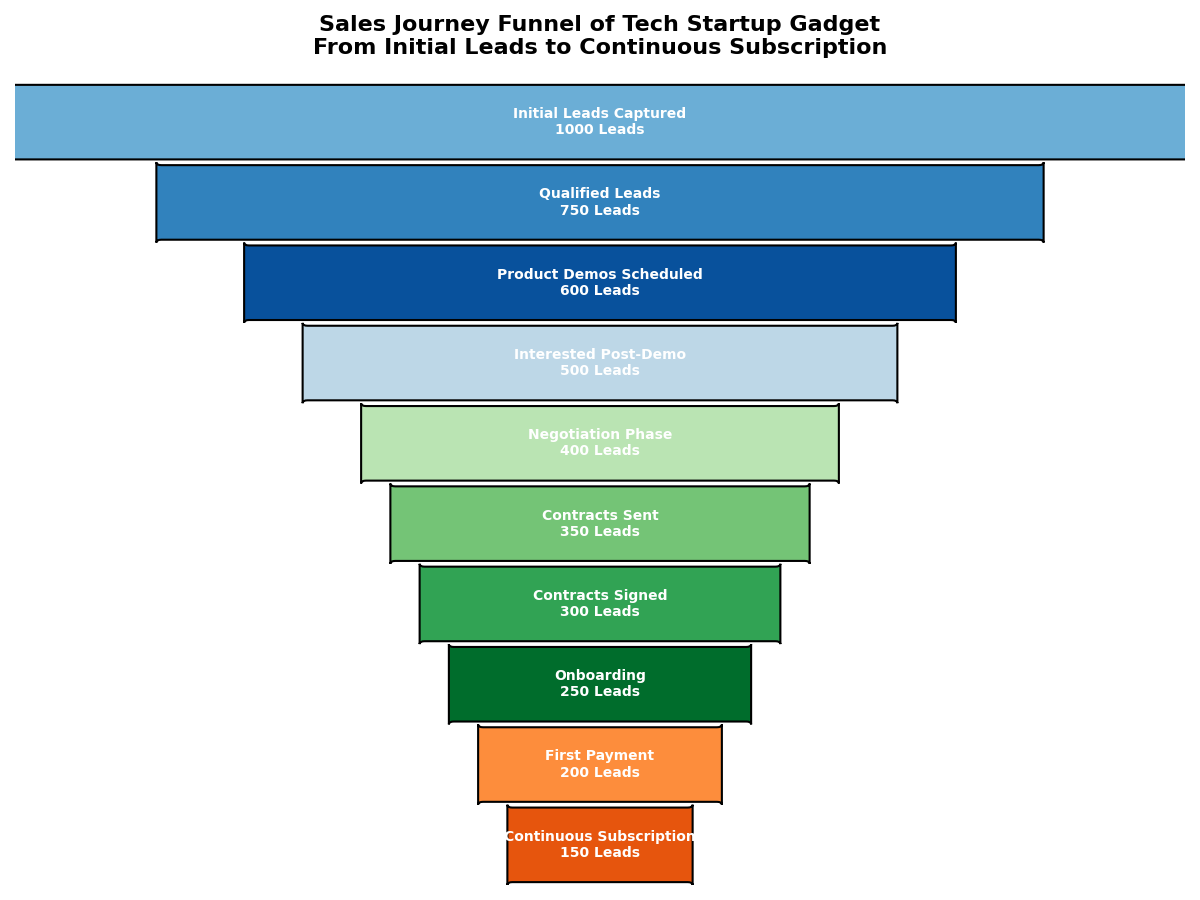

Write Python code to recreate this figure.
import matplotlib.pyplot as plt
import matplotlib.patches as patches

# Backstory:
# The chart will depict the sales journey of a tech startup's new gadget, from initial leads to finalized sales.

# Data for the stages and their respective values
stages = [
    "Initial Leads Captured",
    "Qualified Leads",
    "Product Demos Scheduled",
    "Interested Post-Demo",
    "Negotiation Phase",
    "Contracts Sent",
    "Contracts Signed",
    "Onboarding",
    "First Payment",
    "Continuous Subscription"
]

values = [1000, 750, 600, 500, 400, 350, 300, 250, 200, 150]
colors = ['#6baed6', '#3182bd', '#08519c', '#bdd7e7', '#bae4b3', '#74c476', '#31a354', '#006d2c', '#fd8d3c', '#e6550d']

# Create the funnel chart
fig, ax = plt.subplots(figsize=(12, 9))

# Calculate the width ratio for each stage (funnel effect)
total_width = 12
width_ratios = [value / max(values) for value in values]
heights = 1.4

# Plot each stage
for i, (stage, value) in enumerate(zip(stages, values)):
    stage_width = width_ratios[i] * total_width
    x_offset = (total_width - stage_width) / 2
    y_position = -i * heights

    polygon = patches.FancyBboxPatch(
        (x_offset, y_position),
        stage_width, -heights,
        boxstyle="round,pad=0.05",
        edgecolor='black',
        facecolor=colors[i],
        linewidth=1.5
    )
    ax.add_patch(polygon)

    # Annotate each stage
    annotation = f"{stage}\n{value} Leads"
    ax.text(total_width / 2, y_position - (heights / 2),
            annotation, ha='center', va='center',
            fontsize=10, color='white', fontweight='bold')

# Customize layout
ax.set_xlim(0, total_width)
ax.set_ylim(-len(stages) * heights, 0)
ax.axis('off')

# Title for the chart
plt.title('Sales Journey Funnel of Tech Startup Gadget\nFrom Initial Leads to Continuous Subscription',
          fontsize=16, fontweight='bold', pad=20)

# Automatically adjust layout to avoid text overlap and enhance visualization
plt.tight_layout()

# Display the plot
plt.show()
